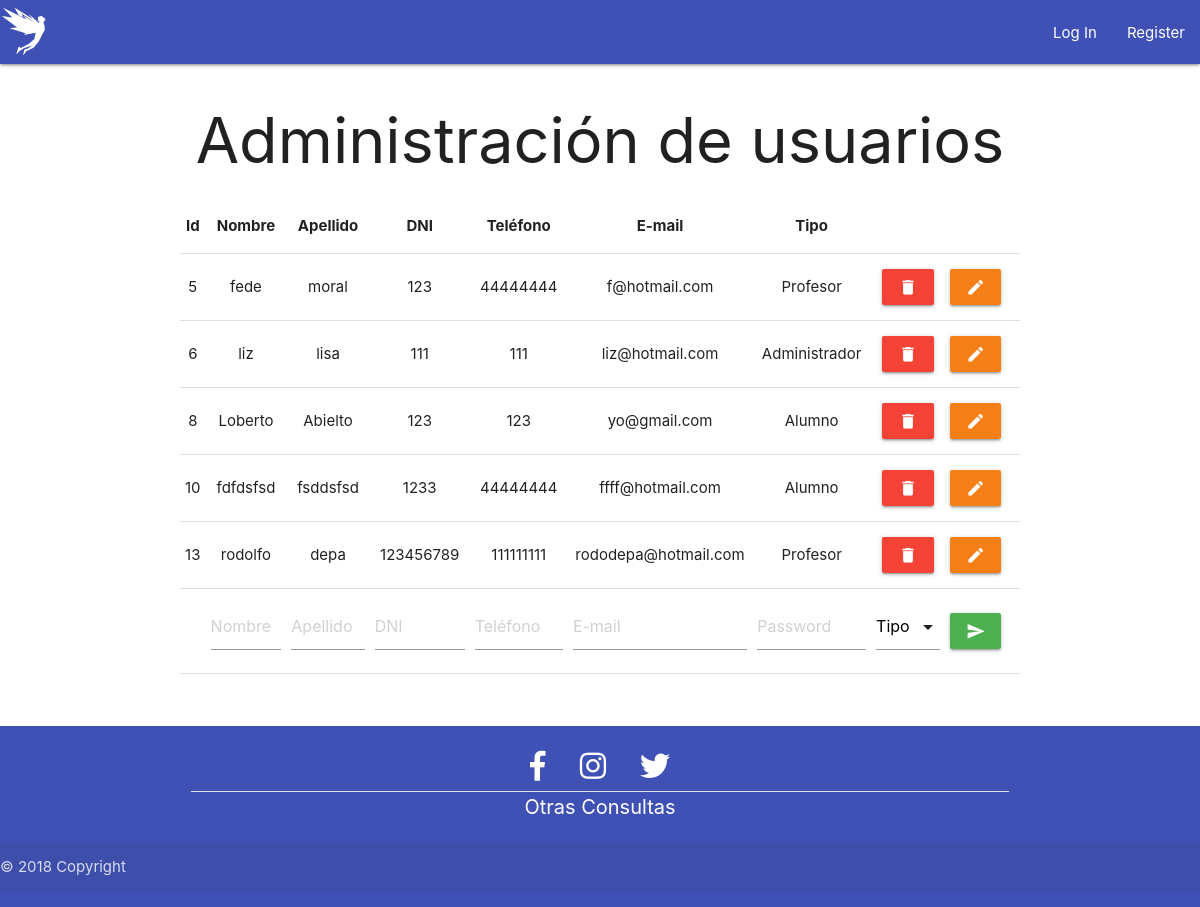
The app's page /adm_usuarios.php, older data.
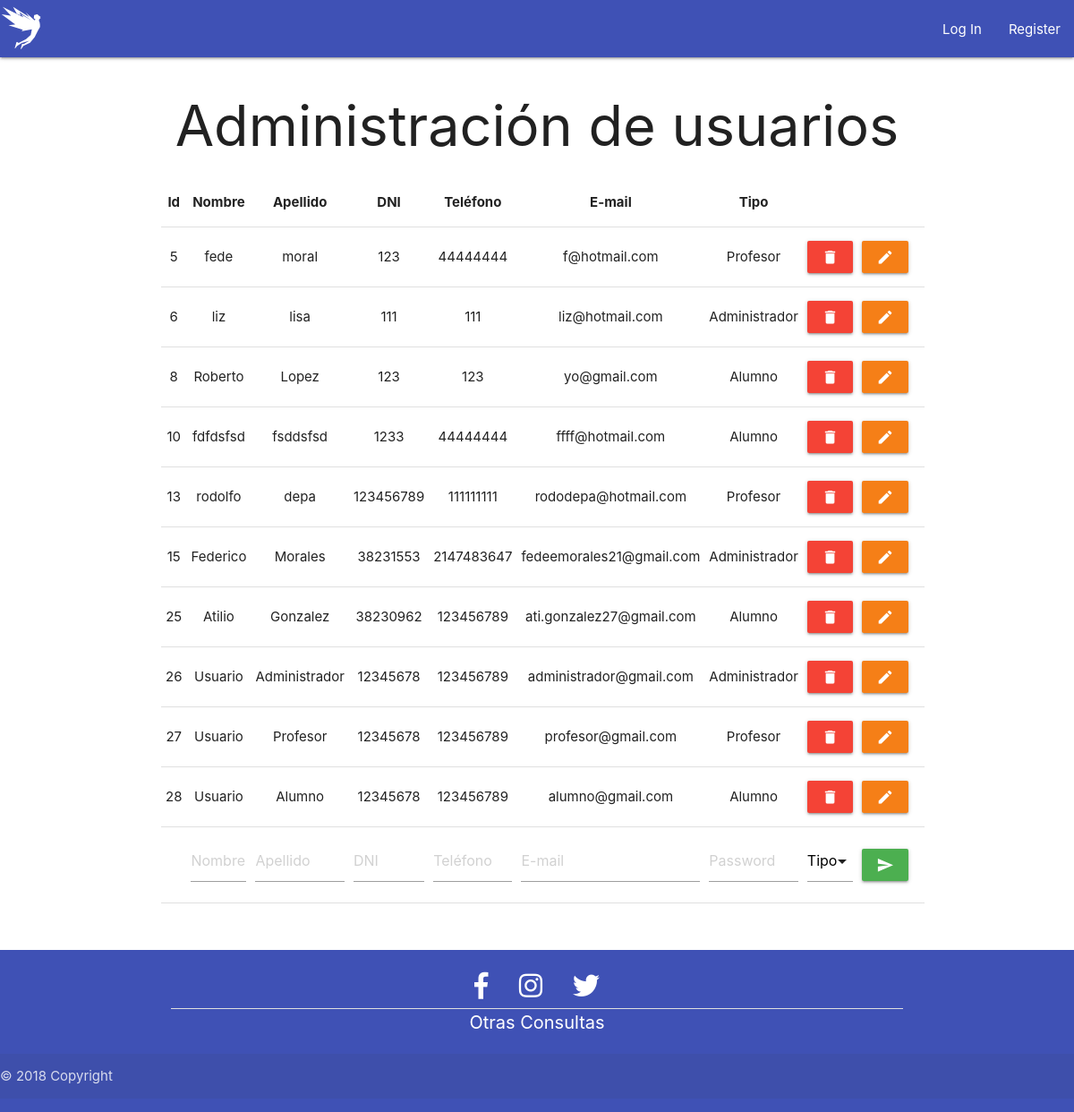
The same page, newer data.
### tables this page shows
CREATE TABLE `personas` (
  `cod_persona` int(11) NOT NULL,
  `nombre` varchar(50) NOT NULL,
  `apellido` varchar(50) NOT NULL,
  `dni` int(8) NOT NULL,
  `telefono` int(15) DEFAULT NULL,
  `email` varchar(50) NOT NULL,
  `pass` varchar(255) NOT NULL,
  `tipo` varchar(1) NOT NULL DEFAULT 'g'
);

### adm_usuarios.php (the view, shortened to what this page needs)
<!doctype html>
<html>
    <head>
        <link rel="stylesheet" href="https://use.fontawesome.com/releases/v5.5.0/css/all.css">
        <link type="text/css" rel="stylesheet" href="css/materialize.min.css" media="screen,projection" />
        <link rel="stylesheet" href="css/style.css">
        <link rel="stylesheet" href="css/style.css">
    </head>
<body>
    <?php include "navbar.php"; ?>
    <?=$nav?>
    <?php
    include 'conexion.php';
    $registros = $base->query("SELECT * FROM personas")->fetchAll(PDO::FETCH_OBJ);
    ?>
    <main>
    <h1 class="center">Administración de usuarios</h1>
    <form  action="<?php echo $_SERVER['PHP_SELF']; ?>" method="post" id="fadm_user">
    <div class="container">
    <table class="highlight centered responsive-table">
        <thead>
            <tr>
                <th>Id</th>
                <th>Nombre</th>
                <th>Apellido</th>
                <th>DNI</th>
                <th>Teléfono</th>
                <th>E-mail</th>
                <th>Tipo</th>
                <th>&nbsp;</th>
                <th>&nbsp;</th>
                <th>&nbsp;</th>
            </tr>
        </thead>
        <tbody>
        <?php
        foreach ($registros as $usuario) :?>
            <tr>
                <td><?php echo $usuario->cod_persona; ?></td>
                <td><?php echo $usuario->nombre; ?></td>
                <td><?php echo $usuario->apellido; ?></td>
                <td><?php echo $usuario->dni; ?></td>
                <td><?php echo $usuario->telefono; ?></td>
                <td><?php echo $usuario->email; ?></td>
                <td><?php if($usuario->tipo == 'g'){echo "Alumno";}elseif($usuario->tipo == 'p'){echo "Profesor";}elseif($usuario->tipo == 'a'){echo "Administrador";} ?></td>
                <td><a data-position="left" data-tooltip="Borrar" class="white-text red waves-effect waves-light btn tooltipped" href="borraruser.php?id=<?php echo $usuario->cod_persona;?>"><i class="material-icons ">delete</i></a></td>
                <td><a data-position="right" data-tooltip="Editar" class="white-text yellow darken-4 waves-effect waves-light btn tooltipped" href="editaruser.php?id=<?php echo $usuario->cod_persona; ?>&nom=<?php echo  $usuario->nombre; ?>&ape=<?php echo $usuario->apellido; ?>&dni=<?php echo $usuario->dni; ?>&tel=<?php echo $usuario->telefono; ?>&mail=<?php echo $usuario->email; ?>&tipo=<?php echo $usuario->tipo; ?>"><i class="material-icons ">edit</i></a></td>
            </tr>
        <?php endforeach; ?>
        <tr>
            <td></td>
            <td><input type='text' name='nom' id="nombre" requied placeholder="Nombre"></td>
            <td><input type='text' name='ape' id="apellido" requied placeholder="Apellido"></td>
            <td><input type='text' name='dni' id="dni" requied placeholder="DNI"></td>
            <td><input type='text' name='tel' id="tel" requied placeholder="Teléfono" ></td>
            <td><input type='text' name='email' id="email" requied placeholder="E-mail" ></td>
            <td><input type='password' name='pass'id="pass" requied placeholder="Password" ></td>
            <td>
            </td>
            <td>
                <button data-position="right" data-tooltip="Agregar" class="green btn waves-effect waves-light tooltipped" type="submit" name="btn_per">
                    <i class="material-icons">send</i>
                </button>
            </td>
        </tr>
    </tbody>
    </table>
    </div>
    </form>
    </main>
    <p>&nbsp;</p>
  <?php include "footer.php" ?>
  <?=footer()?>
</body>
</html>

### navbar.php (shortened to what this page needs)
<?php
if(isset($_SESSION['nombre'])){
  if($_SESSION['nombre']!=""){
    if ($_SESSION['perfil']=='g'){
     $nav='<header>
      <ul id="dropdown1" class="dropdown-content">
          <li><a href="miscursos.php">Mis Cursos</a></li>
          <li class="divider">Mis Cursos</li>
          <li><a href="cerrar_session.php">Cerrar Sesion</a></li>
      </ul>
      <div class="navbar-fixed ">
      <nav class="indigo">
        <div class="nav-wrapper">
          <a href="index.php" class="brand-logo"><i class="fab fa-studiovinari fa-2x"></i></a>
          <ul class="right hide-on-med-and-down">
              <li><a class="dropdown-trigger" href="#!" data-target="dropdown1">'.$_SESSION['nombre'].'<i class="material-icons right">arrow_drop_down</i></a></li>
          </ul>
        </div>
      </nav>
    </div></header>';
    }elseif ($_SESSION['perfil']=='p') {
      $nav='<header id="enbabezado">
      <ul id="dropdown1" class="dropdown-content">
          <li><a href="altacurso.php">Mis Cursos</a></li>
          <li><a href="altapregunta.php">Agregar Preguntas</a></li>
          <li><a href="reportes.php">Reportes</a></li>
          <li class="divider"></li>
          <li><a href="cerrar_session.php">Cerrar Sesion</a></li>
      </ul>
      <div class="navbar-fixed ">
      <nav class="indigo">
        <div class="nav-wrapper">
          <a href="index.php" class="brand-logo"><i class="fab fa-studiovinari fa-2x"></i></a>
          <ul class="right hide-on-med-and-down">
              <li><a class="dropdown-trigger" href="#!" data-target="dropdown1">'.$_SESSION['nombre'].'<i class="material-icons right">arrow_drop_down</i></a></li>
          </ul>
        </div>
      </nav>
    </div></header>';
    }elseif ($_SESSION['perfil']=='a') {
      $nav='<header>
      <ul id="dropdown1" class="dropdown-content">
          <li><a href="adm_usuarios.php">Adm. Usuarios</a></li>
          <li><a href="altacurso.php">Adm. Cursos</a></li>
          <li class="divider"></li>
          <li><a href="cerrar_session.php">Cerrar Sesion</a></li>
      </ul>
      <div class="navbar-fixed ">
      <nav class="indigo">
        <div class="nav-wrapper">
          <a href="index.php" class="brand-logo"><i class="fab fa-studiovinari fa-2x"></i></a>
          <ul class="right hide-on-med-and-down">
              <li><a class="dropdown-trigger" href="#!" data-target="dropdown1">'.$_SESSION['nombre'].'<i class="material-icons right">arrow_drop_down</i></a></li>
          </ul>
        </div>
      </nav>
    </div></header>';
    }
  }
}else {
    $nav='<header><div class="navbar-fixed ">
    <nav class="indigo">
      <div class="nav-wrapper">
        <a href="index.php" class="brand-logo"><i class="fab fa-studiovinari fa-2x"></i></a>
        <ul class="right hide-on-med-and-down">
          <li><a href="login.php" class="waves-effect waves-light">Log In</a></li>
          <li><a href="register.php" class="waves-effect waves-light">Register</a></li>
        </ul>
      </div>
    </nav>
  </div></header>';
}
  ?>

### footer.php
<?php
    function footer(){
        $pie='
        <footer class="page-footer indigo section" id="footer">
          <div class="container">
            <div class="row">
              <div class="col s12 center-align">
                <div class="redes">
                  <a class="white-text" href="#"><i class="fab fa-facebook-f"></i></a>
                  <a class="white-text" href="#"><i class="fab fa-instagram"></i></a>
                  <a class="white-text section" href="#"><i class="fab fa-twitter"></i></a>
                </div>
                <div class="divider"></div>
                <a href="contacto.php" class="white-text section contacto">Otras Consultas</a>
              </div>
            </div>
          </div>
          <div class="footer-copyright right-align">
            <span>© 2018 Copyright</span>
          </div>
        </footer>
        ';
        return $pie;
    }
?>

### css/style.css (style rules this page uses)
body { display: flex; min-height: 100vh; flex-direction: column; }
main { flex: 1 0 auto; }
.redes i { font-size: 30px; margin: 10px 15px; }
a.white-text.section.contacto { padding:0 25px ; font-size: 20px; }
i.fab.fa-studiovinari.fa-2x { font-size: 1.5em; }

Row changes from the older to the newer data that the page shows:
changed personas "yo@gmail.com": nombre "Loberto" → "Roberto"; apellido "Abielto" → "Lopez"
added personas: cod_persona "15", nombre "Federico", apellido "Morales", dni "38231553", telefono "2147483647", email "fedeemorales21@gmail.com", tipo "Administrador"
added personas: cod_persona "25", nombre "Atilio", apellido "Gonzalez", dni "38230962", telefono "123456789", email "ati.gonzalez27@gmail.com", tipo "Alumno"
added personas: cod_persona "26", nombre "Usuario", apellido "Administrador", dni "12345678", telefono "123456789", email "administrador@gmail.com", tipo "Administrador"
added personas: cod_persona "27", nombre "Usuario", apellido "Profesor", dni "12345678", telefono "123456789", email "profesor@gmail.com", tipo "Profesor"
added personas: cod_persona "28", nombre "Usuario", apellido "Alumno", dni "12345678", telefono "123456789", email "alumno@gmail.com", tipo "Alumno"
